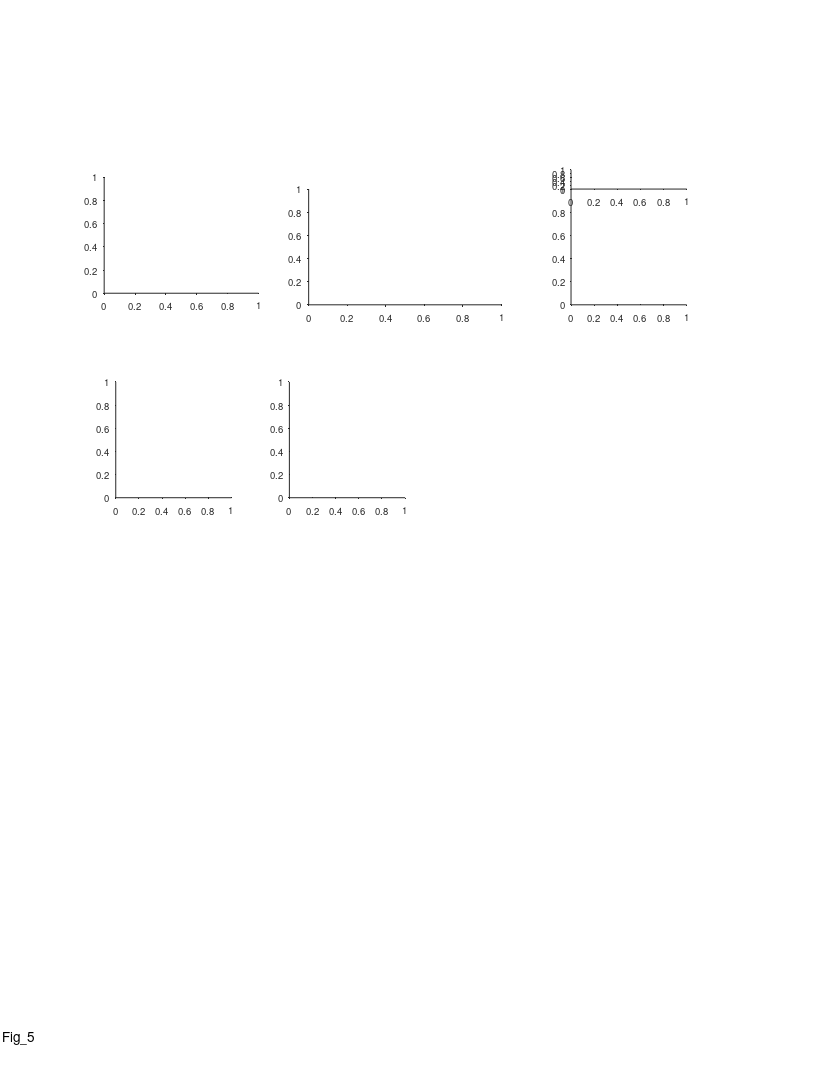

MATLAB code for this plot: (Note: this script raises an error after producing the figure.)
%% Replay - Fig 5 - 2 bats crossovers
%%
clear 
clc
close all

%% plotting options
behavior_ex_opt = 2 % number 2 was chosen

replay_ex_opt = 1;
replay_examples_list = {
    {'rest',11,'b2299_d191213',20}
    };
replay_examples_list = cellfun(@(c)cell2struct(c,{'epoch_type','params_opt','exp_ID','event_num'},2), replay_examples_list)

%% graphics params
% timediff_max = inf;
timediff_max = 100;
epoch_types = {'sleep','rest'};
exp_types = {'1 bat','2 bats'};
panels_xlim = [-0.0950    1.9950; -1.9500   40.9500; -0.4500   56.5500; -0.0210    0.4410];
panels_xticks = {[0 0.5 1 1.5],[0 20 40],[0:10:50],[0 0.2 0.4]};
smooth_method = 'movmean';
smooth_n_points = 19;

%% define output files
res_dir =  'L:\paper_replay\figures';
mkdir(res_dir)
fig_name_str = 'Fig_5';
fig_caption_str = ' ';
log_name_str = [fig_name_str '_log_file' '.txt'];
log_name_str = strrep(log_name_str , ':', '-');
log_name_str = strrep(log_name_str , ' ', '_');
log_name_out = fullfile(res_dir, log_name_str);

%% open log file
diary off
diary(log_name_out)
diary on
disp('Log file');
disp(['created: ', datestr(clock)]);
disp('======================================================');
disp([fig_name_str ':' fig_caption_str]);   
disp('======================================================');
disp('');

%% create figure
% figure_size_cm = [21.0 29.7]; % ~A4
figure_size_cm = [21.6 27.9]; % ~US letter
fig = figure;
% Some WYSIWYG options:
set(gcf,'DefaultAxesFontSize',7);
set(gcf,'DefaultAxesFontName','helvetica');
set(gcf,'DefaultAxesUnits','centimeters');
set(gcf,'PaperType','usletter')
% set(gcf,'PaperType','<custom>');
set(gcf,'PaperUnits','centimeters','PaperPosition',[0 0 figure_size_cm]);
set(gcf,'PaperOrientation','portrait');
set(gcf,'Units','centimeters','Position',get(gcf,'paperPosition')+[0 0 0 0]); % position on screen...
set(gcf, 'Renderer', 'painters');
% set(gcf, 'color', 'none');
set(groot, 'defaultAxesColor','None')
set(groot, 'defaultAxesTickDir', 'out');
set(groot,  'defaultAxesTickDirMode', 'manual');
annotation('textbox', [0.5 1 0 0], 'String',fig_name_str, 'HorizontalAlignment','center','Interpreter','none', 'FitBoxToText','on');

% create panels
panels{1}(1) = axes('position', [2.7 20.3 4 3]);
panels{2}(1) = axes('position', [8 20 5 3]);
panels{3}(1) = axes('position', [14.8 20 3 3]);
panels{3}(2) = axes('position', [14.8 23 3 .5]);
x = linspace(3,10,4);
x = x+[0 0.15 -0.1 0.1];
% panels{4}(1) = axes('position', [x(1) 15 1 3]);
% panels{4}(2) = axes('position', [x(2) 15 1 3]);
% panels{4}(3) = axes('position', [x(3) 15 1 3]);
% panels{4}(4) = axes('position', [x(4) 15 1 3]);
panels{5}(1,1) = axes('position', [3 15 3 3]);
% panels{5}(1,2) = axes('position', [3 12 3 1.5]);
% panels{5}(1,3) = axes('position', [3  7 3 3]);
% panels{5}(1,4) = axes('position', [3  3 3 3]);
panels{5}(2,1) = axes('position', [7.5 15 3 3]);
% panels{5}(2,2) = axes('position', [7.5 12 3 1.5]);
% panels{5}(2,3) = axes('position', [7.5  7 3 3]);
% panels{5}(2,4) = axes('position', [7.5  3 3 3]);
% panels{6}(1) = axes('position', [16 6 3 2]);
% panels{6}(2) = axes('position', [16 3 3 2]);

%% panels A - experimental setup
axes(panels{1}(1))
hold on
tunnel_2bats_image = imread('E:\Tamir\work\PROJECTS\LargeScale\paper_replay\figures\resources\tunnel_2bats.jpg');
imshow(tunnel_2bats_image);

% delete(panels{1}(2))
panels{1}(2) = axes('position', [2.7 22.9 .2 .3]);
axes(panels{1}(2))
cla reset
hold on
axis off
plot([0 1],[1 1],'LineWidth',2)
plot([0 1],[0 0],'LineWidth',1)
text(1.5,1,'Recorded bat','Units','normalized','FontSize',7,'HorizontalAlignment','left','VerticalAlignment','middle');
text(1.5,0,'Other bat','Units','normalized','FontSize',7,'HorizontalAlignment','left','VerticalAlignment','middle');
xlim([0 1])
ylim([0 1])

%% panels B - Behavior example
axes(panels{2}(1))
cla
hold on
switch behavior_ex_opt
    case 1
        exp_ID = 'b2299_d191205';
        ti_seconds_in_session = [5200 5600];
    case 2
        exp_ID = 'b2299_d191213';
        ti_seconds_in_session = 5850 +[0 4*60]+[0.4 -0.1]; %[5850 6200];
    case 3
        exp_ID = 'b2299_d191213';
        ti_seconds_in_session = [2900 3600];
    case 4
        exp_ID = 'b2299_d191203';
        ti_seconds_in_session = [500 900];
    case 5
        exp_ID = 'b2299_d191203';
        ti_seconds_in_session = [2700 3200];
end
exp = exp_load_data(exp_ID, 'details', 'pos');
epoch_type = 'rest';
params_opt = 11;
event_type = 'posterior';
[events, params]= decoding_load_events_quantification(exp_ID, epoch_type, params_opt, event_type);
[seqs, TF] = decoding_apply_seq_inclusion_criteria([events.seq_model]);
events(~TF)=[];
session_ti = exp_get_sessions_ti(exp_ID,'Behave');
t0 = session_ti(1);
ti = ti_seconds_in_session.*1e6+t0;
lw = 2;
plot(exp.pos.proc_1D.ts, interp_nans(exp.pos.proc_1D.pos),'LineWidth',lw);
plot(exp.pos.proc_1D.other.ts, interp_nans(exp.pos.proc_1D.other.pos(1,:)),'LineWidth',1);
plot(exp.pos.proc_1D.co.ts,exp.pos.proc_1D.co.pos,'xk','MarkerSize',8)
plot([seqs.start_ts;seqs.end_ts],[seqs.start_pos; seqs.end_pos],'-k','LineWidth',1.);
plot([seqs.start_ts],[seqs.start_pos],'.k','MarkerSize',7)
% plot([seqs([seqs.direction]== 1).end_ts],[seqs([seqs.direction]== 1).end_pos],'^m','MarkerSize',2,'MarkerFaceColor','m');
% plot([seqs([seqs.direction]==-1).end_ts],[seqs([seqs.direction]==-1).end_pos],'vm','MarkerSize',2,'MarkerFaceColor','m');
xline(35969648929.0)
xlim(ti)
rescale_plot_data('x',[1e-6/60 ti(1)]);
ylim([0 135])
% xticks(linspace(0,135,4))
yticks(linspace(0,135,4))
xlabel('Time (min)', 'Units','normalized', 'Position',[0.5 -0.11]);
ylabel('Position (m)', 'Units','normalized', 'Position',[-0.13 .5]);
hax=gca;
hax.XRuler.TickLabelGapOffset = -1.8;
hax.YRuler.TickLabelGapOffset = 1;

%% legend
if exist('panels_behavior_legend','var')
    delete(panels_behavior_legend);
end
panels_behavior_legend = axes('position', [8 23.35 5 0.4]);
cla
hold on
plot([0 0.1],[0.8 0.8],'-','LineWidth',lw);
plot([0 0.1],[0.0 0.0],'-','LineWidth',1);
plot(0.6,0.8,'xk','MarkerSize',8);
plot([0.5 0.6]+0.05,[0 0],'-m','LineWidth',1.3);
plot(0.65,0,'>m','MarkerSize',2,'MarkerFaceColor','m');
text(.15, .8, 'Recorded bat','FontSize',7,'HorizontalAlignment','left','VerticalAlignment','middle');
text(.15, .0, 'Other bat','FontSize',7,'HorizontalAlignment','left','VerticalAlignment','middle');
text(.7, .8, 'Cross-overs','FontSize',7,'HorizontalAlignment','left','VerticalAlignment','middle');
text(.7, .0, 'Replay','FontSize',7,'HorizontalAlignment','left','VerticalAlignment','middle');
xlim([0 1])
ylim([0 1])
axis off

%% replay example
if 1
%% load data
win_s = 1;
cmap = bone;
cmap = flipud(cmap);
ex = replay_examples_list(replay_ex_opt);
addFieldsToWorkspace(ex);
decode = decoding_load_data(exp_ID, epoch_type, params_opt);
exp = exp_load_data(exp_ID,'details','path','MUA','ripples');
events = decoding_load_events_quantification(exp_ID,epoch_type,params_opt,"posterior");
event = events(event_num);
seq = event.seq_model;
seq_ti = [event.start_ts event.end_ts];
t0 = mean(seq_ti);
ti = t0 + [-1 1].*win_s*1e6;

TT = exp.ripples.stats.best_TT;
[LFP.signal, LFP.ts, LFP.fs, LFP.params] = LFP_load(exp_ID,TT,'band','ripple','limits_ts',ti);
LFP.avg_signal = nanmean(LFP.signal,[2 3]);

%% plot LFP
% axes(panels{3}(3));
% cla
% hold on
% plot(LFP.ts, LFP.avg_signal,'k');
% xlim(seq_ti+[-1 1].*0.2*range(seq_ti))
% xticks([])
% yticks([])
% rescale_plot_data('x',[1e-6 seq_ti(1)]);
% axis off
% title(sprintf('%s_%s_%d',epoch_type,exp_ID,event_num),'Interpreter','none','FontWeight','normal','FontSize',6);

%% plot posterior (state)
axes(panels{3}(2));
cla
hold on
IX = get_data_in_ti(decode.time, ti);
prob_t = decode.time(IX);
prob_state = squeeze(decode.posterior_state(event.state_num,IX));
plot(prob_t, prob_state, 'k','LineWidth',2);
hax = gca;
hax.XLim = prob_t([1 end]);
hax.YLim = [0 1];
box on
colormap(cmap);
hax.XLim = seq_ti+[-1 1].*0.2*range(seq_ti);
hax.TickDir = 'out';
hax.TickLength = [0.02 0.02];
hax.XRuler.TickLabelGapOffset = -4;
ylabel('Prob.','Units','normalized','Position',[-0.22 0.5]);
rescale_plot_data('x',[1e-6 seq_ti(1)]);
    
%% plot posterior (position)
axes(panels{3}(1));
cla
hold on
IX = get_data_in_ti(decode.time, ti);
prob_t = decode.time(IX);
prob_pos = squeeze(decode.posterior(:,event.state_num,IX));
imagesc(prob_t, decode.pos, prob_pos);
plot([seq.start_ts seq.end_ts],[seq.start_pos seq.end_pos],'-r','LineWidth',0.8);
hax = gca;
clim_prctiles = [1 99];
hax.CLim = prctile(prob_pos(:),clim_prctiles);
% hax.CLim = [0 max(prob_pos(:))];
hax.XLim = prob_t([1 end]);
hax.YLim = [min(decode.pos) max(decode.pos)] + [-1 1].*median(diff(decode.pos))*1;
box on
colormap(cmap);
hax.XLim = seq_ti+[-1 1].*0.2*range(seq_ti);
hax.TickDir = 'out';
hax.TickLength = [0.02 0.02];
hax.XRuler.TickLabelGapOffset = -2;
xlabel('Time (s)','Units','normalized','Position',[0.5 -0.105]);
ylabel('Position (m)','Units','normalized','Position',[-0.22 0.5]);
rescale_plot_data('x',[1e-6 seq_ti(1)]);

%% link x axes
linkaxes(panels{3},'x');

%% add colorbar
hcb = colorbar('east');
hcb.Units = 'centimeters';
cb_offset = 1.12;
hcb.Position(1) = panels{3}(1).Position(1) + panels{3}(1).Position(3)*cb_offset;
cb_offset_middle = (hcb.Position(1)+hcb.Position(3)/2-panels{3}(1).Position(1))/panels{3}(1).Position(3);
hcb.Label.Rotation = -90;
hcb.Label.Position(1) = 1.5;
hcb.Label.String = 'Probability';
hcb.Ticks = [];
text(cb_offset_middle,1,'Max','Units','normalized','FontSize',7,'HorizontalAlignment','center');
text(cb_offset_middle,0,'0','Units','normalized','FontSize',7,'HorizontalAlignment','center');
% text(cb_offset_middle,1,clim_prctiles(2)+"%",'Units','normalized','FontSize',7,'HorizontalAlignment','center');
% text(cb_offset_middle,0,clim_prctiles(1)+"%",'Units','normalized','FontSize',7,'HorizontalAlignment','center');
end







%% panels C+D - scatters (load data)
% data_filename = 'F:\sequences\figures\replay_vs_crossover\replay_vs_crossover_opt_11_replay position between 25-115.mat';
% data_filename = 'F:\sequences\figures\replay_vs_crossover\replay_vs_crossover_opt_11_replay position between 25-115 & same map.mat';
% data_filename = 'F:\sequences\figures\replay_vs_crossover\replay_vs_crossover_opt_11_replay position between 25-115 & same map & forward.mat';
% data_filename = 'F:\sequences\figures\replay_vs_crossover\replay_vs_crossover_opt_11_replay position between 25-115 & same map & reverse.mat';
% data_filename = 'F:\sequences\figures\replay_vs_crossover\replay_vs_crossover_opt_11_replay position between 25-115 & replay distance_gt_5.mat';
% data_filename = 'F:\sequences\figures\replay_vs_crossover\replay_vs_crossover_opt_11_replay position between 25-115 & replay distance_gt_10.mat';
% data_filename = 'F:\sequences\figures\replay_vs_crossover\replay_vs_crossover_opt_11_replay position between 25-115 & forward.mat';
% data_filename = 'F:\sequences\figures\replay_vs_crossover\replay_vs_crossover_opt_11_replay position between 25-115 & reverse.mat';
% data_filename = 'F:\sequences\figures\replay_vs_crossover\replay_vs_crossover_opt_11_replay pos between 25-115, dec acc_gt_65%.mat';
data_filename = 'F:\sequences\figures\replay_vs_crossover\replay_vs_crossover_opt_11_replay pos between 25-115, dec acc_gt_70%.mat';
% data_filename = 'F:\sequences\figures\replay_vs_crossover\replay_vs_crossover_opt_11_replay pos between 25-115 & same map, dec acc_gt_65%.mat';
% data_filename = 'F:\sequences\figures\replay_vs_crossover\replay_vs_crossover_opt_11_replay pos between 25-115 & same map, dec acc_gt_70%.mat';

%% panels C - main scatter plot
axes(panels{5}(1,1))
cla reset
hold on
data = load(data_filename);
X = data.x(data.TF);
Y = data.y(data.TF);
scatter(X,Y,5,'k','filled');
axis equal
xlim([0 135])
ylim([0 135])
xticks(linspace(0,135,4))
yticks(linspace(0,135,4))
xlabel('Previous cross-over position (m)', 'Units','normalized', 'Position',[0.5 -0.16]);
ylabel('Replay position (m)', 'Units','normalized', 'Position',[-0.2 .5]);
% text(0.8,0.3,"{\itn} = "+ data.stats.n,'Units','normalized','FontSize',9);
% text(0.6,0.2,"{\itr} = "+ sprintf('%.2g',data.stats.Pearson.r), 'Units','normalized','FontSize',7);
% text(0.6,0.1,"{\itP} = "+ sprintf('%.2g',data.stats.Pearson.p), 'Units','normalized','FontSize',7);
text(.3,1.2,"{\it\rho} = "+ sprintf('%.2f',data.stats.Spearman.r), 'Units','normalized','FontSize',7);
text(.3,1.1,"{\itP} = "+ sprintf('%.2g',data.stats.Spearman.p), 'Units','normalized','FontSize',7);
% text(.3,1.3,"{\itn} = "+ sprintf('%d',sum(data.TF)), 'Units','normalized','FontSize',7);
% text(0,-.4,data.msg_str, 'Units','normalized','FontSize',10);
h=refline(1,0);
h.Color = .8.*[1 1 1];
hax=gca;
hax.XRuler.TickLength(1) = 0.035;
hax.YRuler.TickLength(1) = 0.024;
hax.XRuler.TickLabelGapOffset = -.5;
hax.YRuler.TickLabelGapOffset = 1;

% axes(panels{5}(1,3))
% cla reset
% hold on
% [~,IX_sorted] = sort(X,'ascend');
% X2 = smoothdata(X(IX_sorted),smooth_method,smooth_n_points);
% Y2 = smoothdata(Y(IX_sorted),smooth_method,smooth_n_points);
% scatter(X,Y,5,'k','filled');
% plot(X2,Y2,'-m')
% axis equal
% xlim([0 135])
% ylim([0 135])
% xticks(linspace(0,135,4))
% yticks(linspace(0,135,4))
% 
% axes(panels{5}(1,2))
% cla
% hold on
% diff_data_prev = abs(X-Y);
% nShuffles = 10000;
% diff_shuffles_prev = zeros(1,nShuffles);
% rng(0);
% for ii_shuffle = 1:nShuffles
%     IX =randperm(length(X));    
%     diff_shuffles_prev(ii_shuffle) = mean(abs(X(IX)-Y));
% end
% diff_data_z = (mean(diff_data_prev)-mean(diff_shuffles_prev))/std(diff_shuffles_prev);
% pval = normcdf(diff_data_z,0,1);
% hh=histogram(diff_shuffles_prev);
% hh.FaceColor = .5*[1 1 1];
% xline(mean(diff_data_prev),'r');
% text(0.7,0.85,"{\itP} = "+sprintf('%.2f',pval),'units','normalized','FontSize',7);
% xlabel({'|\Deltaposition| (m)';'Replay vs. previous cross-over'});
% ylabel('Counts');
% 
% axes(panels{5}(1,4))
% cla reset
% hold on
% g = nan(size(X));
% g(X<45) = 1;
% g(X>=45 & X<=90) = 2;
% g(X>90) = 3;
% boxplot(Y,g)
% xticklabels({'<45','>45 & < 90','>90'})

%% panels D - scatter plot (control - next crossover)
axes(panels{5}(2,1))
cla reset
hold on
X = [data.seqs_all.next_co_pos];
Y = data.y;
X = X(data.TF)';
Y = Y(data.TF)';
[stats.Pearson.r, stats.Pearson.p] = corr(X,Y,'type','Pearson',rows='pairwise',tail='right');
[stats.Spearman.r, stats.Spearman.p] = corr(X,Y,'type','Spearman',rows='pairwise',tail='right');
scatter(X,Y,5,'k','filled');
axis equal
xlim([0 135])
ylim([0 135])
xticks(linspace(0,135,4))
yticks(linspace(0,135,4))
xlabel('Next cross-over position (m)', 'Units','normalized', 'Position',[0.5 -0.16]);
ylabel('Replay position (m)', 'Units','normalized', 'Position',[-0.2 .5]);
% text(0.8,0.3,"{\itn} = "+ data.stats.n,'Units','normalized','FontSize',9);
% text(0.8,0.2,"{\itr} = "+ sprintf('%.2g',stats.Pearson.r), 'Units','normalized','FontSize',7);
% text(0.8,0.1,"{\itP} = "+ sprintf('%.2g',stats.Pearson.p), 'Units','normalized','FontSize',7);
text(.3,1.2,"{\it\rho} = "+ sprintf('%.2f',stats.Spearman.r), 'Units','normalized','FontSize',7);
text(.3,1.1,"{\itP} = "+ sprintf('%.2f',stats.Spearman.p), 'Units','normalized','FontSize',7);
h=refline(1,0);
h.Color = .8.*[1 1 1];
hax=gca;
hax.XRuler.TickLength(1) = 0.035;
hax.YRuler.TickLength(1) = 0.024;
hax.XRuler.TickLabelGapOffset = -.5;
hax.YRuler.TickLabelGapOffset = 1;

% axes(panels{5}(2,3))
% cla reset
% hold on
% [~,IX_sorted] = sort(X,'ascend');
% X2 = smoothdata(X(IX_sorted),smooth_method,smooth_n_points);
% Y2 = smoothdata(Y(IX_sorted),smooth_method,smooth_n_points);
% scatter(X,Y,5,'k','filled');
% plot(X2,Y2,'-m')
% axis equal
% xlim([0 135])
% ylim([0 135])
% xticks(linspace(0,135,4))
% yticks(linspace(0,135,4))

% axes(panels{5}(2,2))
% cla
% hold on
% diff_data_next = abs(X-Y);
% nShuffles = 10000;
% diff_shuffles_next = zeros(1,nShuffles);
% rng(0);
% for ii_shuffle = 1:nShuffles
%     IX =randperm(length(X));    
%     diff_shuffles_next(ii_shuffle) = mean(abs(X(IX)-Y));
% end
% diff_data_z = (mean(diff_data_next)-mean(diff_shuffles_next))/std(diff_shuffles_next);
% pval = normcdf(diff_data_z,0,1);
% hh=histogram(diff_shuffles_next);
% hh.FaceColor = .5*[1 1 1];
% xline(mean(diff_data_next),'r');
% text(0.7,0.85,"{\itP} = "+sprintf('%.2f',pval),'units','normalized','FontSize',7);
% xlabel({'|\Deltaposition| (m)';'Replay vs. next cross-over'});
% ylabel('Counts');
% 
% axes(panels{5}(2,4))
% cla reset
% hold on
% g = nan(size(X));
% g(X<45) = 1;
% g(X>=45 & X<=90) = 2;
% g(X>90) = 3;
% boxplot(Y,g)
% xticklabels({'<45','>45 & < 90','>90'})

%%
% axes(panels{6}(1))
% cla reset
% hold on
% hax=gca
% ecdf(diff_data_prev)
% ecdf(diff_data_next)
% hl=legend({'Next';'Previous'},'Location','none');
% hl.Units = 'centimeters';
% hl.Position = [hax.Position([1 2]) + [2 0.3] .1 .1];
% hl.Box = 'off';
% xlabel('\DeltaPosition')
% ylabel('CDF')
% %%
% axes(panels{6}(2))
% cla reset
% hold on
% hax=gca;
% hh = histogram(diff_data_prev,'DisplayStyle','stairs','DisplayName','Previous cross-over','EdgeColor','r','BinWidth',10);
% hh = histogram(diff_data_next,'DisplayStyle','stairs','DisplayName','Next cross-over','EdgeColor','b','BinWidth',10);
% hl=legend({'Next';'Previous'},'Location','none');
% hl.Units = 'centimeters';
% hl.Position = [hax.Position([1 2]) + [2.4 1.6] .1 .1];
% hl.Box = 'off';
% xlabel('\DeltaPosition')
% ylabel('Counts')

%% panels E - time diff vs pos diff (recency effect)
% axes(panels{6}(1))
% cla
% hold on
% xxx = [data.seqs_all.prev_co_time_diff];
% yyy = abs(data.x-data.y);
% ccc = [data.seqs_all.prev_co_same_map];
% valid = data.TF & xxx < timediff_max;
% xxx = xxx(valid)';
% yyy = yyy(valid)';
% ccc = ccc(valid)';
% [stats.Pearson.r, stats.Pearson.p] = corr(xxx,yyy,'type','Pearson',rows='pairwise',tail='right');
% [stats.Spearman.r, stats.Spearman.p] = corr(xxx,yyy,'type','Spearman',rows='pairwise',tail='right');
% % scatter(xxx,yyy,10,ccc,'filled');
% scatter(xxx,yyy,5,'k','filled');
% xlabel('{\Delta} Time (s)', 'Units','normalized', 'Position',[0.5 -0.16]);
% ylabel('{\Delta} Position (m)', 'Units','normalized', 'Position',[-0.2 .5]);
% % text(0.8,0.3,"{\itn} = "+ data.stats.n,'Units','normalized','FontSize',9);
% % text(1.1,.2,"{\itr} = "+ sprintf('%.2g',stats.Pearson.r), 'Units','normalized','FontSize',7);
% % text(1.1,.1,"{\itP} = "+ sprintf('%.2g',stats.Pearson.p), 'Units','normalized','FontSize',7);
% text(.3,1.2,"{\it\rho} = "+ sprintf('%.2g',stats.Spearman.r), 'Units','normalized','FontSize',7);
% text(.3,1.1,"{\itP} = "+ sprintf('%.2g',stats.Spearman.p), 'Units','normalized','FontSize',7);
% hax=gca;
% hax.XRuler.TickLength(1) = 0.035;
% hax.YRuler.TickLength(1) = 0.024;
% hax.XRuler.TickLabelGapOffset = -.5;
% hax.YRuler.TickLabelGapOffset = 1;

%% panels E - time diff vs pos diff (box plot option)
% if length(panels{6}) == 2
% axes(panels{6}(2))
% cla
% hold on
% xxx = [data.seqs_all.prev_co_time_diff];
% yyy = abs(data.x-data.y);
% ccc = [data.seqs_all.prev_co_same_map];
% valid = data.TF & xxx < timediff_max;
% xxx = xxx(valid)';
% yyy = yyy(valid)';
% ccc = ccc(valid)';
% 
% thr = 25;
% IX1 = xxx<thr;
% IX2 = xxx>=thr;
% G = zeros(size(xxx));
% G(IX1) = 1;
% G(IX2) = 2;
% groupcounts(G)
% boxplot(yyy,G)
% pval = ranksum(yyy(IX1),yyy(IX2),"tail","left");
% text(0.5,1.1,"{\itP} = "+ sprintf('%.2g',pval), 'Units','normalized','FontSize',7,'HorizontalAlignment','center');
% hax=gca;
% hax.XTick = [1 2];
% hax.XTickLabel = {"< "+thr,">= "+thr};
% hax.XLim = [.5 2.5];
% box off
% xlabel('{\Delta} Time (s)', 'Units','normalized', 'Position',[0.5 -0.16]);
% ylabel('{\Delta} Position (m)', 'Units','normalized', 'Position',[-0.2 .5]);
% hax.XRuler.TickLength(1) = 0.025;
% hax.YRuler.TickLength(1) = 0.024;
% hax.XRuler.TickLabelGapOffset = -.5;
% hax.YRuler.TickLabelGapOffset = 1;
% end

%% ------------------------------------------------------------------------
% % % % compare 1 bat vs 2 bats experiments
% % % if 0
% % % %% load data - 1 bat / 2 bats experiments
% % % epoch_types = {'sleep','rest'};
% % % exp_list_1bat = decoding_get_inclusion_list();
% % % exp_list_2bats = {
% % % %     'b2299_d191202', % <70% accuracy, excluded
% % % %     'b2299_d191203', % <70% accuracy, excluded
% % %     'b2299_d191204',
% % %     'b2299_d191205',
% % %     'b2299_d191208',
% % %     'b2299_d191209',
% % % %     'b2299_d191210', % <70% accuracy, excluded
% % %     'b2299_d191213',
% % %     };
% % % exp_lists = {exp_list_1bat,exp_list_2bats};
% % % 
% % % events_all_per_session = {};
% % % for ii_exp_type = 1:length(exp_types)
% % %     exp_list = exp_lists{ii_exp_type};
% % %     for ii_epoch_type = 1:length(epoch_types)
% % %         for ii_exp = 1:length(exp_list)
% % %             exp_ID = exp_list{ii_exp};
% % %             exp = exp_load_data(exp_ID,'details');
% % %             epoch_type = epoch_types{ii_epoch_type};
% % %             params_opt = 11;
% % %             event_type = 'posterior';
% % %             [events, params] = decoding_load_events_quantification(exp_ID, epoch_type, params_opt, event_type);
% % %             [~, TF] = decoding_apply_seq_inclusion_criteria([events.seq_model]);
% % %             events(~TF) = [];
% % %             if isempty(events)
% % %                 continue;
% % %             end
% % %             [events.recordingArena] = deal(exp.details.recordingArena);
% % %             event_struct = events(1,[]);
% % %             [events(2:end).prev_event] = disperse(events(1:end-1));
% % %             events(1).prev_event = event_struct;
% % %             events_all_per_session{ii_exp_type,ii_epoch_type}{ii_exp} = events;
% % %         end
% % %     end
% % % end
% % % 
% % % %%
% % % features_names = {'duration';'compression';'distance';'distance_norm';};
% % % xlable_strs = {
% % %     'Replay duration (s)';
% % %     {'Compression ratio';'(replay speed / flight speed)'};
% % %     'Replay distance (m)';
% % %     {'Replay distance','(norm. to environment size)'};
% % %     };
% % % 
% % % %% plot boxplots - pool sleep/rest
% % % boxplot_panels_ylimits = [0 0.8; 0 25; 3 23; .02 .18];
% % % pvals = [];
% % % for ii_fn = 1:length(features_names)
% % %     axes(panels{4}(ii_fn));
% % %     cla
% % %     hold on
% % %     fn = features_names{ii_fn};
% % %     X={};
% % %     G={};
% % %     for ii_exp_type = 1:length(exp_types)
% % %         events1 = [events_all_per_session{ii_exp_type,1}{:}];
% % %         events2 = [events_all_per_session{ii_exp_type,2}{:}];
% % %         seqs1 = [events1.seq_model];
% % %         seqs2 = [events2.seq_model];
% % %         seqs = [seqs1 seqs2];
% % %         x = [seqs.(fn)];
% % %         g = ii_exp_type;
% % %         X{ii_exp_type} = x;
% % %         G{ii_exp_type} = ones(size(seqs)).*g;
% % %         m1 = prctile(x,50);
% % %         m2 = prctile(x,[25 75]);
% % %         m3 = prctile(x,[5 95]);
% % %         w = 0.2;
% % %         lw = 1.3;
% % %         clr = 'k';
% % %         plot([g-w g+w],[m1 m1],'Color',clr,'LineWidth',lw);
% % %         plot([g g],m3,'Color',clr,'LineWidth',lw);
% % %         rectangle('Position',[g-w m2(1) 2*w diff(m2)],'EdgeColor',clr,'FaceColor','none','LineWidth',lw);
% % %     end
% % %     pval = ranksum(X{1},X{2});
% % %     str = genSignifStrAstricks(pval);
% % %     xx = [g g-1];
% % %     yy = boxplot_panels_ylimits(ii_fn,[2 2]);
% % % %         hax= gca;
% % % %         yy = hax.YLim([2 2]);
% % %     plot(xx,yy,'k-');
% % %     font_size = 10;
% % %     if strcmp(str,'n.s.')
% % %         font_size = 8;
% % %         yy = yy.*1.02;
% % %     end
% % %     text(mean(xx),mean(yy),str,'HorizontalAlignment','center','VerticalAlignment','bottom','FontSize',font_size);
% % %     pvals(ii_fn,ii_epoch_type) = pval;
% % %     xlim([0.2 2.8])
% % %     ylim(boxplot_panels_ylimits(ii_fn,:))
% % %     xlabel('');
% % %     ylabel_x_pos = [-0.65 -0.61 -0.55 -0.7];
% % %     ylabel(xlable_strs{ii_fn},'units','normalized','position',[ylabel_x_pos(ii_fn) 0.5]);
% % %     xticks(1:length(exp_types));
% % %     xticklabels(exp_types);
% % %     xtickangle(50);    
% % % end
% % % 
% % % end % if 0

%% add panel letters
font_size = 11;
axes(panels{1}(1))
text(-0.3,1.2, 'a', 'Units','normalized','FontWeight','bold','FontSize',font_size);
axes(panels{1}(2))
axes(panels{2}(1))
text(-0.2,1.3, 'b', 'Units','normalized','FontWeight','bold','FontSize',font_size);
axes(panels{3}(1))
text(-0.38,1.3, 'c', 'Units','normalized','FontWeight','bold','FontSize',font_size);
% axes(panels{4}(1))
% text(-1.1,1.15, 'd', 'Units','normalized','FontWeight','bold','FontSize',font_size);
axes(panels{5}(1,1))
text(-0.35,1.15, 'e', 'Units','normalized','FontWeight','bold','FontSize',font_size);
axes(panels{5}(2,1))
text(-0.35,1.15, 'f', 'Units','normalized','FontWeight','bold','FontSize',font_size);

%%
fig_name = sprintf('%s',fig_name_str);
% fig_name = sprintf('%s_panel_B_opt_%d',fig_name,behavior_ex_opt);
fig_name = sprintf('%s_max_tdiff_%ds',fig_name,timediff_max);
[~,data_str,~] = fileparts(data_filename);
fig_name = sprintf('%s__%s',fig_name,data_str);
file_out = fullfile(res_dir, fig_name);
print(gcf, file_out, '-dpdf', '-cmyk', '-painters');
disp('figure saved!')

%%

%%
function str = genSignifStrAstricks(pval)
if pval < 0.001
    str = '***';
elseif pval < 0.01
    str = '**';
elseif pval < 0.05
    str = '*';
else
    str = 'n.s.';
end
end
